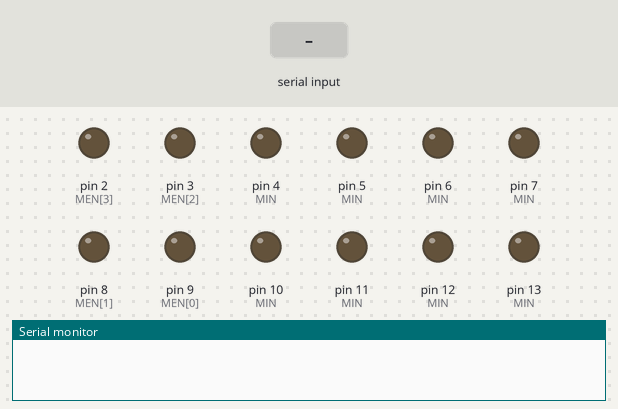
A sketch run on a simulated Arduino Mega 2560, built with avr-gcc and run on an emulated ATmega2560. On the bench: output pins drawn as LEDs (lit = HIGH), the last lines printed to the serial monitor. The test bench sets the inputs (shaded band).

Above: at 1.2 s.
1.3 s: "1\n" received over Serial
2.8 s: "p\n" received over Serial
At 3.3 s:
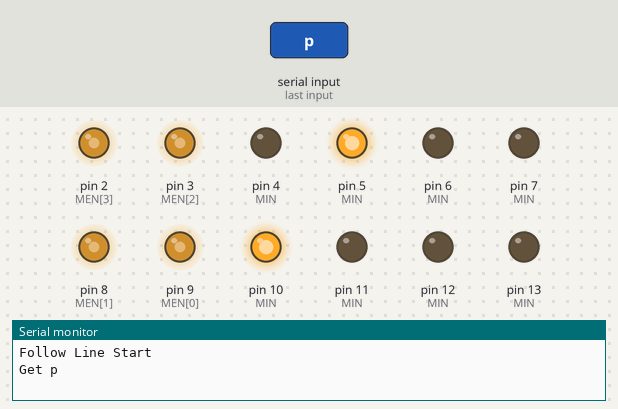
4.3 s: "n\n" received over Serial
At 5.5 s:
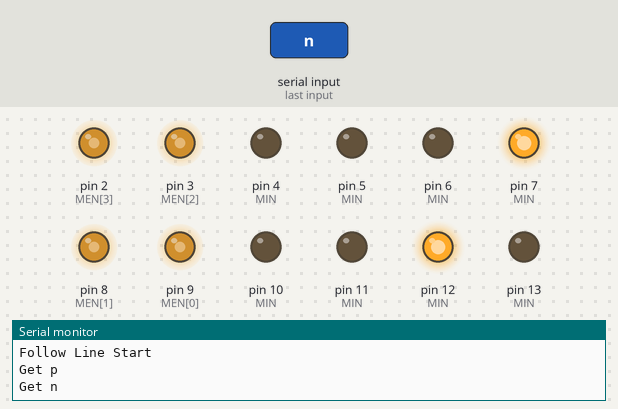
5.8 s: "o\n" received over Serial
At 6.8 s:
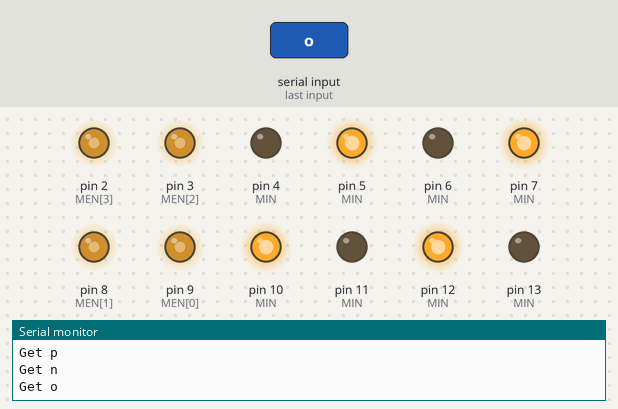
Timing chart, 0 to 8.3 s (numbered marks = the images above; inputs shaded):
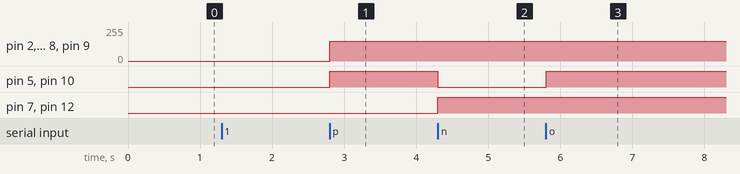

Measured:
- after the input at 2.8 s, pin 2 (MEN[3]), pin 3 (MEN[2]), pin 8 (MEN[1]), pin 9 (MEN[0]): 0/255 → 150/255 at once; pin 5 (MIN), pin 10 (MIN): LOW → HIGH at once
- after the input at 4.3 s, pin 5 (MIN), pin 10 (MIN): HIGH → LOW at once; pin 7 (MIN), pin 12 (MIN): LOW → HIGH at once
- after the input at 5.8 s, pin 5 (MIN), pin 10 (MIN): LOW → HIGH at once

The sketch:

car_0223.ino
```cpp
/*
 * 場佈圖
 * | --------------------------|
 * |  |---|    |---|    |---|  |
 * |    藍       綠       紅    |
 * |  |---|    |---|    |---|  |
 * |                           |
 * |    |---|        |---|     |
 * |    | C |\      /| D |    ||
 * |    |---| \____/ |---|     |
 * |                           |
 * |       ------------        |
 * |                           |
 * |_______             _______|
 * |                           |
 * |  |---|            |---|   |
 * |  | B |            | A |   |
 * |  |---|            |---|   |
 * |---------------------------|
 *
 * 車子構造
 *  |3|-0-----車頭-----1-|0|
 *   |                   |
 *   |                   |
 *   |                   |
 *   |                   |
 *   5                   2
 *   |                   |
 *   |                   |
 *   |                   |
 *   |                   |
 *  |2|-4-------------3-|1|
 *
 *                            ENA  IN1  IN2  IN3  IN4  ENB
 *  右 L298N (0號馬達、1號馬達):   9   13   12   11   10    8
 *  左 L298N (2號馬達、3號馬達):   3    7    6    5    4    2
 */


//========================= 馬達腳位定義 =========================//
//// IN:方向 EN:速度
const int MEN[4] = {9, 8, 3, 2};
const int MIN[4][2] = {{13,12},{11,10},{7,6},{5,4}};


//========================= 超音波腳位定義 =========================//
const byte trigPin[6] = {29,33,37,41,45,49};
const byte echoPin[6] = {31,35,39,43,47,51};


//========================= 函式定義 =========================//
// 基本動作
// reference=參考牆(0=前,1=後,2=左,3=右)
// compare=比較方法(0=大於,1=小於)
// target=目標距離(數值)
// spd=速度(0~255)
void Forward(int reference, int compare, int target, int spd);
void Backward(int reference, int compare, int target, int spd);
void Leftward(int reference, int compare, int target, int spd);
void Rightward(int reference, int compare, int target, int spd);
void Stop();
void Reset_angle(int reference, int spd);
void Reset_dis(int reference, int target, int spd);

// 感應器
int Select_sensor(int reference);
unsigned long sr04(int num);


//========================= setup =========================//
void setup(){
  // 設定通訊鮑率
  Serial.begin(9600);

  // 設定馬達控制板腳位
  for(int i=0; i<4; i++){
    pinMode(MEN[i],    OUTPUT);
    pinMode(MIN[i][0], OUTPUT);
    pinMode(MIN[i][1], OUTPUT);
  }

  // 設定超音波感應器腳位
  for(int i=0; i<6; i++){
    pinMode(trigPin[i], OUTPUT);
    pinMode(echoPin[i], INPUT);
  }
}


//========================= loop =========================//
void loop(){
  int FLAG=0;
  int i=0;

  while(Serial.read()!='1'){} //串口監視器輸入1以開始
/*
  // 後退(A點至B點)
  Serial.println("Backward Start");
  Backward(1, 1, 25, 255); // 參考牆(後), 距離小於25停止, 速度255
  Serial.println("Backward End");
  //delay(100);

  // 調整角度
  Serial.println("Reset Angle Start");
  Reset_angle(100);
  Serial.println("Reset Angle End");
  delay(3300);

  // 前進(至AB中點)
  Serial.println("Forward Start");
  Forward(1, 0, 130, 255);   // 參考牆(後), 距離大於130停止, 速度255
  Serial.println("Forward End");
  //delay(100);

  // 向左(至中間牆)
  Serial.println("Leftward Start");
  Leftward(2, 1, 25, 255);     // 參考牆(左), 距離小於25停止, 速度255
  Serial.println("Leftward End");
  //delay(100);

  // 後退(至C點右側)
  Serial.println("Backward Start");
  Backward(1, 1, 55, 255);  // 參考牆(後), 距離小於55停止, 速度255
  Serial.println("Backward End");
  //delay(100);

  // 調整角度
  Serial.println("Reset Angle Start");
  Reset_angle(100);
  Serial.println("Reset Angle End");
  //delay(100);

  // 向左(至C點)
  Serial.println("Leftward Start");
  Leftward(3, 0, 160, 255);    // 參考牆(右), 距離大於160停止, 速度255
  Serial.println("Leftward End");
  //delay(3000);

  // 調整角度
  Serial.println("Reset Angle Start");
  Reset_angle(100);
  Serial.println("Reset Angle End");
  //delay(3300);

  // 前進(至C點內)
  Serial.println("Forward Start");
  Forward(1, 0, 60, 255);   // 參考牆(後), 距離大於130停止, 速度255
  Serial.println("Forward End");
  //delay(100);

  // 調整角度
  Serial.println("Reset Angle Start");
  Reset_angle(100);
  Serial.println("Reset Angle End");
  delay(3300);
  */

  // 循線
  Serial.println("Follow Line Start");
  FollowLine(150);    //循線速度
  Serial.println("Follow Line End");
  delay(3300);
}


//========================= Follow Line =========================//
void FollowLine(float spd){
  String str;
  while(1){
    if (Serial.available()){
      str = Serial.readStringUntil('\n');
      if (str == "p"){
        RightLine_IN();
        SetSpeed_EN(spd);
        Serial.println("Get p");
      }
      if (str == "n"){
        LeftLine_IN();
        SetSpeed_EN(spd);
        Serial.println("Get n");
      }
      if (str == "o"){
        Forward_IN();
        SetSpeed_EN(spd);
        Serial.println("Get o");
      }
    }
  }
}

//========================= Forward =========================//
void Forward(int reference, int compare, int target, int spd){

  // 設定比較對象(使用哪顆感應器)
  int sensor_num = Select_sensor(reference);
  float dis = sr04(sensor_num);


  // set motor dir (01:CW, 10:CCW)
  Forward_IN();

  // 比較方法(大於或小於)
  int cnt = 0;
  if(compare==0){
    while(dis <= target || cnt < 10){
      dis = sr04(sensor_num);
      if(dis < target - 30){
        Forward_IN();
        SetSpeed_EN(spd);
      }else if(dis > target && dis < target*2){

        Backward_IN();
        SetSpeed_EN(spd * 0.5);
      }else{
        cnt++;
        Serial.print("cnt : ");
        Serial.println(cnt);
        Serial.print("dis : ");
        Serial.println(dis);
        Forward_IN();
        SetSpeed_EN(spd * 0.5);
      }
    }
  }else{
    while(dis >= target || cnt < 3){
      dis = sr04(sensor_num);
      if(dis > target + 30){
        Forward_IN();
        SetSpeed_EN(spd);
      }else if(dis < target){

        Backward_IN();
        SetSpeed_EN(spd * 0.5);
      }else{
        cnt++;
        Serial.print("cnt : ");
        Serial.println(cnt);
        Serial.print("dis : ");
        Serial.println(dis);
        Forward_IN();
        SetSpeed_EN(spd * 0.5);
      }
    }
  }
  Stop();
  Serial.println(cnt);
}


//========================= Backward =========================//
void Backward(int reference, int compare, int target, int spd){

  // 設定比較對象(使用哪顆感應器)
  int sensor_num = Select_sensor(reference);
  float dis = sr04(sensor_num);


  // set motor dir (01:CW, 10:CCW)
  Backward_IN();

  // 比較方法(大於或小於)
  int cnt = 0;
  if(compare==0){
    while(dis <= target || cnt < 10){
      dis = sr04(sensor_num);
      if(dis < target - 30){
        Backward_IN();
        SetSpeed_EN(spd);
      }else if(dis > target){
        cnt++;
        Serial.println(cnt);
        Forward_IN();
        SetSpeed_EN(spd * 0.5);
      }else{
        Backward_IN();
        SetSpeed_EN(spd * 0.5);
      }
    }
  }else{
    while(dis >= target || cnt < 3){
      dis = sr04(sensor_num);
      if(dis > target + 30){
        Backward_IN();
        SetSpeed_EN(spd);
      }else if(dis < target){
        cnt++;
        Serial.println(cnt);
        Forward_IN();
        SetSpeed_EN(spd * 0.5);
      }else{
        Backward_IN();
        SetSpeed_EN(spd * 0.5);
      }
    }
  }
  Stop();
  Serial.println(cnt);
}


//========================= Leftward =========================//
void Leftward(int reference, int compare, int target, int spd){
  // 設定比較對象(使用哪顆感應器)
  int sensor_num = Select_sensor(reference);
  float dis = sr04(sensor_num);

  // set motor dir (01:CW, 10:CCW)
  Leftward_IN();

  // 比較方法(大於或小於)
  int cnt = 0;
  if(compare==0){
    while(dis <= target || cnt < 10){
      dis = sr04(sensor_num);
      if(dis < target - 30){
        Leftward_IN();
        SetSpeed_EN(spd);
      }else if(dis > target){
        cnt++;
        Serial.println(cnt);
        Rightward_IN();
        SetSpeed_EN(spd * 0.5);
      }else{
        Leftward_IN();
        SetSpeed_EN(spd * 0.5);
      }
    }
  }else{
    while(dis >= target || cnt < 3){
      dis = sr04(sensor_num);
      if(dis > target + 30){
        Leftward_IN();
        SetSpeed_EN(spd);
      }else if(dis < target){
        cnt++;
        Serial.println(cnt);
        Rightward_IN();
        SetSpeed_EN(spd * 0.5);
      }else{
        Leftward_IN();
        SetSpeed_EN(spd * 0.5);
      }
    }
  }
  Stop();
  Serial.println(cnt);
}


//========================= Rightward =========================//
void Rightward(int reference, int compare, int target, int spd){
  // 設定比較對象(使用哪顆感應器)
  int sensor_num = Select_sensor(reference);
  float dis = sr04(sensor_num);

  // set motor dir (01:CW, 10:CCW)
  Rightward_IN();

  // 比較方法(大於或小於)
  int cnt = 0;
  if(compare==0){
    while(dis <= target || cnt < 10){
      dis = sr04(sensor_num);
      if(dis < target - 30){
        Rightward_IN();
        SetSpeed_EN(spd);
      }else if(dis > target){
        cnt++;
        Serial.println(cnt);
        Leftward_IN();
        SetSpeed_EN(spd * 0.5);
      }else{
        Rightward_IN();
        SetSpeed_EN(spd * 0.5);
      }
    }
  }else{
    while(dis >= target || cnt < 3){
      dis = sr04(sensor_num);
      if(dis > target + 30){
        Rightward_IN();
        SetSpeed_EN(spd);
      }else if(dis < target){
        cnt++;
        Serial.println(cnt);
        Leftward_IN();
        SetSpeed_EN(spd * 0.5);
      }else{
        Rightward_IN();
        SetSpeed_EN(spd * 0.5);
      }
    }
  }
  Stop();
  Serial.println(cnt);
}


//========================= Stop =========================//
void Stop(){
  Stop_IN();
  SetSpeed_EN(0);
}


//========================= Reset Angle =========================//
void Reset_angle(int spd){
  float dis3 = sr04(3);
  float dis4 = sr04(4);
  float min = -0.5;
  float max = 0.5;
  while((dis3-dis4) < min || (dis3-dis4) > max){
    dis3 = sr04(3);
    dis4 = sr04(4);
    Serial.print(dis3);
    Serial.print(",");
    Serial.println(dis4);
    if ((dis3-dis4) < min){         //超聲波4比較近
      Counterclockwise_IN();        //順時針轉
      SetSpeed_EN(spd);
    }else if((dis3-dis4) > max){    //超聲波3比較近
      Clockwise_IN();               //逆時針轉
      SetSpeed_EN(spd);
    }
  }
  Stop();
}


//========================= Reference Wall Setting =========================//
int Select_sensor(int reference){
  // 輸入參考面 輸出感應器編號
  int sensor = 0;
  if(reference==0){
    return 1;
  }else if(reference==1){
    return 3;
  }else if(reference==2){
    return 5;
  }else{
    return 2;
  }
}


//========================= Sensor Setting =========================//
unsigned long sr04(int num) {
  digitalWrite(trigPin[num], HIGH);
  delayMicroseconds(10);
  digitalWrite(trigPin[num], LOW);

  float d = pulseIn(echoPin[num], HIGH) * 0.017;

  if(d < 500){
    Serial.print(num);
    Serial.print(": ");
    Serial.print(d,0);
    Serial.println("cm ");
    return d;
  }
}


//========================= IN Setting =========================//
void Forward_IN(){
  digitalWrite(MIN[0][0],LOW);
  digitalWrite(MIN[0][1],HIGH);
  digitalWrite(MIN[1][0],LOW);
  digitalWrite(MIN[1][1],HIGH);
  digitalWrite(MIN[2][0],HIGH);
  digitalWrite(MIN[2][1],LOW);
  digitalWrite(MIN[3][0],HIGH);
  digitalWrite(MIN[3][1],LOW);
}

void Backward_IN(){
  digitalWrite(MIN[0][0],HIGH);
  digitalWrite(MIN[0][1],LOW);
  digitalWrite(MIN[1][0],HIGH);
  digitalWrite(MIN[1][1],LOW);
  digitalWrite(MIN[2][0],LOW);
  digitalWrite(MIN[2][1],HIGH);
  digitalWrite(MIN[3][0],LOW);
  digitalWrite(MIN[3][1],HIGH);
}

void Leftward_IN(){
  digitalWrite(MIN[0][0],LOW);
  digitalWrite(MIN[0][1],HIGH);
  digitalWrite(MIN[1][0],HIGH);
  digitalWrite(MIN[1][1],LOW);
  digitalWrite(MIN[2][0],HIGH);
  digitalWrite(MIN[2][1],LOW);
  digitalWrite(MIN[3][0],LOW);
  digitalWrite(MIN[3][1],HIGH);
}

void Rightward_IN(){
  digitalWrite(MIN[0][0],LOW);
  digitalWrite(MIN[0][1],LOW);
  digitalWrite(MIN[1][0],LOW);
  digitalWrite(MIN[1][1],HIGH);
  digitalWrite(MIN[2][0],HIGH);
  digitalWrite(MIN[2][1],LOW);
  digitalWrite(MIN[3][0],LOW);
  digitalWrite(MIN[3][1],LOW);
}

void LeftLine_IN(){
  digitalWrite(MIN[0][0],LOW);
  digitalWrite(MIN[0][1],HIGH);
  digitalWrite(MIN[1][0],LOW);
  digitalWrite(MIN[1][1],LOW);
  digitalWrite(MIN[2][0],HIGH);
  digitalWrite(MIN[2][1],LOW);
  digitalWrite(MIN[3][0],LOW);
  digitalWrite(MIN[3][1],LOW);
}

void RightLine_IN(){
  digitalWrite(MIN[0][0],LOW);
  digitalWrite(MIN[0][1],LOW);
  digitalWrite(MIN[1][0],LOW);
  digitalWrite(MIN[1][1],HIGH);
  digitalWrite(MIN[2][0],LOW);
  digitalWrite(MIN[2][1],LOW);
  digitalWrite(MIN[3][0],HIGH);
  digitalWrite(MIN[3][1],LOW);
}

void Stop_IN(){
  digitalWrite(MIN[0][0],LOW);
  digitalWrite(MIN[0][1],LOW);
  digitalWrite(MIN[1][0],LOW);
  digitalWrite(MIN[1][1],LOW);
  digitalWrite(MIN[2][0],LOW);
  digitalWrite(MIN[2][1],LOW);
  digitalWrite(MIN[3][0],LOW);
  digitalWrite(MIN[3][1],LOW);
}

void Clockwise_IN(){
  digitalWrite(MIN[0][0],HIGH);
  digitalWrite(MIN[0][1],LOW);
  digitalWrite(MIN[1][0],HIGH);
  digitalWrite(MIN[1][1],LOW);
  digitalWrite(MIN[2][0],HIGH);
  digitalWrite(MIN[2][1],LOW);
  digitalWrite(MIN[3][0],HIGH);
  digitalWrite(MIN[3][1],LOW);
}

void Counterclockwise_IN(){
  digitalWrite(MIN[0][0],LOW);
  digitalWrite(MIN[0][1],HIGH);
  digitalWrite(MIN[1][0],LOW);
  digitalWrite(MIN[1][1],HIGH);
  digitalWrite(MIN[2][0],LOW);
  digitalWrite(MIN[2][1],HIGH);
  digitalWrite(MIN[3][0],LOW);
  digitalWrite(MIN[3][1],HIGH);
}


//========================= EN Setting =========================//
void SetSpeed_EN(float spd){
  analogWrite(MEN[0],spd);
  analogWrite(MEN[1],spd);
  analogWrite(MEN[2],spd);
  analogWrite(MEN[3],spd);
}
```
